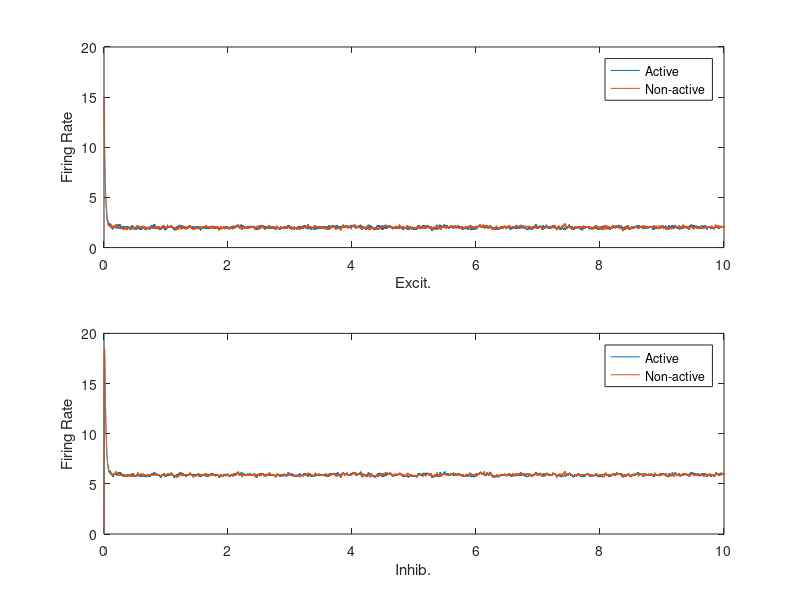

This chart was generated by the following MATLAB code: (Note: this script raises an error after producing the figure.)
% Network with N total inhibition-stabilized excitatory-inhibitory units. 
% M of those pairs we attempt to make "active", and N-M pairs we try to 
% suppress.

%In particular, this simulation displays bistability within a single 
%unit given a quadratic firing rate equation for the inhibitory units

%No WEIX cross connection
%No WIEX cross connection
%nonlinear inhibitory unit Firing rate
%linear excitatory unit Firing rate

clear
N = 2;              %Total excitatory-inhibitory firing rate unit pairs
M = 2;              %Total number of active excitatory-inhibitory firing rate unit pairs           

dt = 0.0001;        %Time step for simulation
tmax = 10;          %Duration of simulation
t = 0:dt:tmax;      %Simulation time vector
Nt = length(t);

taue = 0.010;       %Time constant for excitatory cells
taui = 0.010;       %Time constant for Inhibitory cells

Wee0 = 0.5;         %Excit.-Excit. connection strength
Wie0 = 0;        %Inhib.-Excit. connection strength
Wei0 = 2.5;         %Excit-Excit connection strength
Weix = 0.5;           %Excit.-Inhibitory Cross connection strength
Wiex = 0;
Wii0 = -1;          %Inhib-Inhib connection strength
noise = 1;

%% Original values
% Wee0 = 1.5;         %Excit.-Excit. connection strength
% Wie0 = -0.4;        %Inhib.-Excit. connection strength
% Wei0 = 2.5;         %Excit-Excit connection strength
% Weix = 0.5;           %Excit.-Inhibitory Cross connection strength
% Wiex = 0;
% Wii0 = -1;  

I0e = 1;            %Excit. applied current
I0i = 17;           %Inhib. applied current

alpha_e = 1;        %Gain of excit. cells
alpha_i = 0.02;     %Gain of inhib. cells
rmax = 100;

%Connection Matricies
Wee = Wee0*eye(N);
Wie = (Wie0-Wiex)*eye(N) + Wiex*ones(N);
Wei = (Wei0-Weix)*eye(N) + Weix*ones(N);
Wii = Wii0*eye(N);

%Current Matricies
Ie = I0e*ones(N,1);
Ii = I0i*ones(N,1);

Wie_tilde = (-Wie0)/(1-Wii0);
I0i_tilde = I0i*Wie_tilde;
off_stable = Wee0 - 1 - Wie_tilde*(Wei0-Weix);
disp(off_stable)

%Rate Matricies
re = zeros(N,Nt);
ri = zeros(N,Nt);
re(1:M,1) = 15;
ri(1:M,1) = 0;

sigman = 0;
if noise
    sigman = 0.01/sqrt(dt);
end

%simulation
for i = 2:Nt
    Ie_tot = (Wee*re(:,i-1)+ Wie*ri(:,i-1) + Ie + sigman*randn(N,1));
    Ie_tot = max(Ie_tot,0);
    re(:,i) = re(:,i-1) + dt*(-eye(N)*re(:,i-1) + alpha_e*Ie_tot )/taue;
    Ii_tot = (Wei*re(:,i-1) + Wii*ri(:,i-1) + Ii + sigman*randn(N,1));
    Ii_tot = max(Ii_tot,0);
    ri(:,i) = ri(:,i-1) + dt*(-eye(N)*ri(:,i-1)+alpha_i*Ii_tot.^2 )/taui;
    
    re(:,i) = max(re(:,i),0);
    ri(:,i) = max(ri(:,i),0);
    re(:,i) = min(re(:,i),rmax);
    ri(:,i) = min(ri(:,i),rmax);

end

figure(1)
clf
subplot(2,1,1)
plot(t,re), legend("Active","Non-active"), xlabel("Excit."), ylabel("Firing Rate")
subplot(2,1,2)
plot(t,ri), legend("Active","Non-active"), xlabel("Inhib."), ylabel("Firing Rate")


% add all subfolders of current directory into matlab session search
current_path = pwd;
addpath(genpath(current_path))

disp(is_bistable(N, M, re(:,ceil(0.5/dt:end))))
